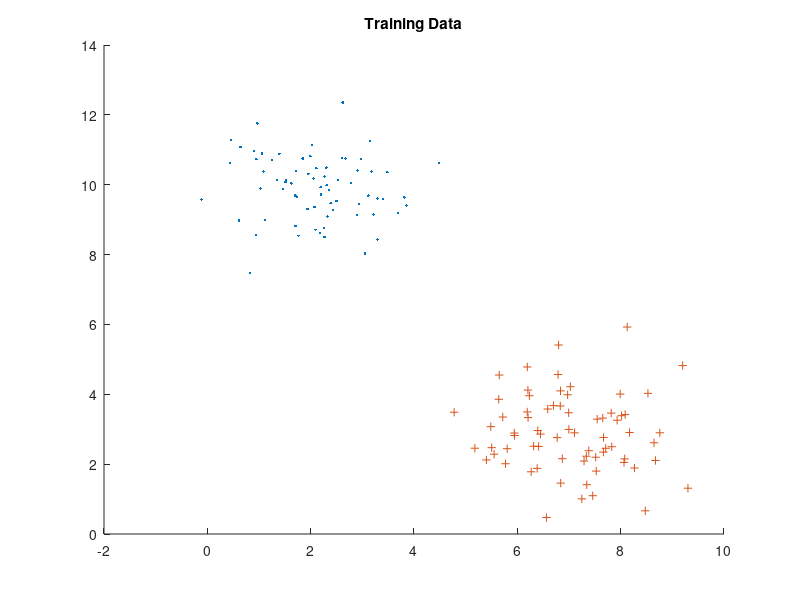
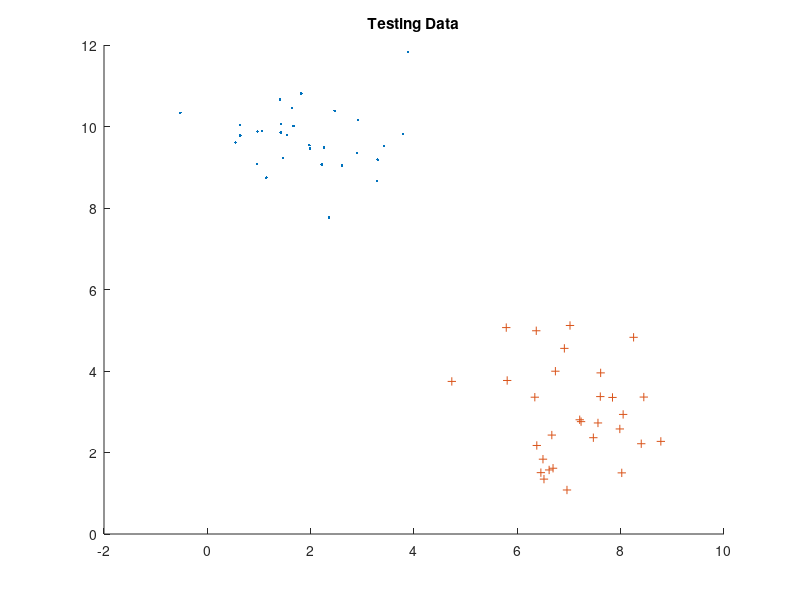

Source code (MATLAB) for these figures, in order: (Note: this script raises an error after producing the figures.)
clear all;clc;

w1 = mvnrnd([2 10], [1 1], 100); %OG data
w2 = mvnrnd([7 3], [1 1], 100);

x1 = w1(1:70,1:2); %training data = 70% of d1
x2 = w2(1:70,1:2);

z1 = w1(71:100,1:2); %testing data = 30% of d1
z2 = w2(71:100,1:2);

z = vertcat(z1,z2); %concatenate testing data into 1 matrix

meanx1 = mean(x1); %calculate averages for each class
meanx2 = mean(x2);

sigmax1 = std(x1); %calculate sigma for each class
sigmax2 = std(x2);

Z1 = z(:,1); %format test data
Z2 = z(:,2);

n = length(z);

classw1 = 0; 
classw2 = 0;

W1 = [];
W2 = [];

for i = 1:n
    
    Px11 = normpdf(Z1(i),meanx1(:,1),sigmax1(:,1)); %Calculate likelyhood for each feature, for each class
    Px12 = normpdf(Z2(i),meanx1(:,2),sigmax1(:,2));
    Px21 = normpdf(Z1(i),meanx2(:,1),sigmax2(:,1));
    Px22 = normpdf(Z2(i),meanx2(:,2),sigmax2(:,2));
    
    probx1 = Px11 * Px12; %Since we assume independence, the total probability is the union between both features
    probx2 = Px21 * Px22;
    
    if(probx1 > probx2)     %Keep track of what each test point was classified as
        classw1 = classw1 + 1;
        
        W1 = [W1;z(i,1) z(i,2)];    %Add points to matrix to graph
    
    elseif(probx1 < probx2)
        classw2 = classw2 +1;
        
        W2 = [W2;z(i,1) z(i,2)];
        
    end
    
end

figure
hold on
plot(x1(:,1),x1(:,2),'.'); %plot
plot(x2(:,1),x2(:,2),'+');
title('Training Data');
hold off

figure
hold on
plot(W1(:,1),W1(:,2),'.'); %plot
plot(W2(:,1),W2(:,2),'+');
title('Testing Data');
hold off

fprintf("Class 1: " + classw1 + " " + "out of 30 classified" + '\n');
fprintf("Class 2: " + classw2 + " " + "out of 30 classified" + '\n');

